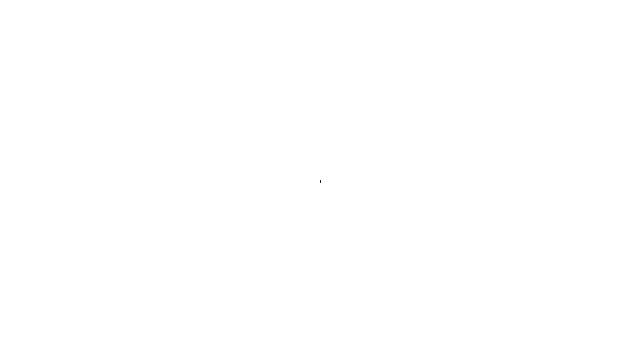
Frame 1 (no input)
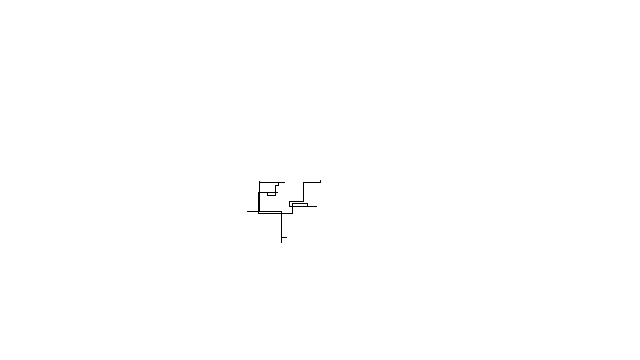
Frame 60 (the mouse pressed at the canvas centre just before this capture)
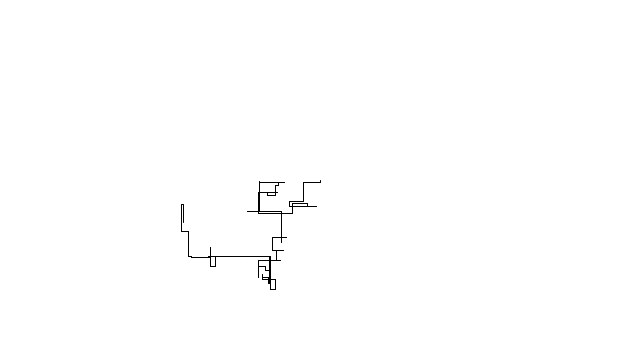
Frame 120 (the mouse held since frame 60 and released just before this capture)

The Processing sketch that drew these frames (run headless with seeded random() and noise(); from frame 60 on, the mouse is pressed at the canvas centre):

// Processing sketch: ex5
// ── ex5.pde
import java.util.*;
class Walker {
  float x;
  float y;
  float x2;
  float y2;
  Walker() {
    x = width/2;
    y = height/2;
    x2 = x;
    y2 = y;
  }
   void display() {
    stroke(1);
    line(x,y,x2,y2);
    x2 = x;
    y2 = y;
  }
    void step() {
    // 0, 1, 2, or 3
    var choice = random(4);
    float len = (int) gaus(10,0);
    //[full] The random “choice” determines our step.
    if (choice < 2) {
        x+=len;
    } else {
        y-=len;
    }
    if(y<0)
      y=0;
    if(x<0)
      x=0;
    if(y>height)
      y=height;
    if(x>width)
      x=width;
    //[end]
  }
}
  Random generator;
  Walker w;
void setup() {
  generator = new Random();
  size(640,360);
  // Create the Walker.
  w = new Walker();  //[bold]
  background(255);
}

void draw() {
  //[full] Call functions on the Walker.
  w.step(); //[bold]
  w.display(); //[bold]
  //[end]
}


float gaus(float sd, float mean)
{
    float num = (float) generator.nextGaussian();

    // Multiply by the standard deviation and add the mean.
    return sd * num + mean;
}
